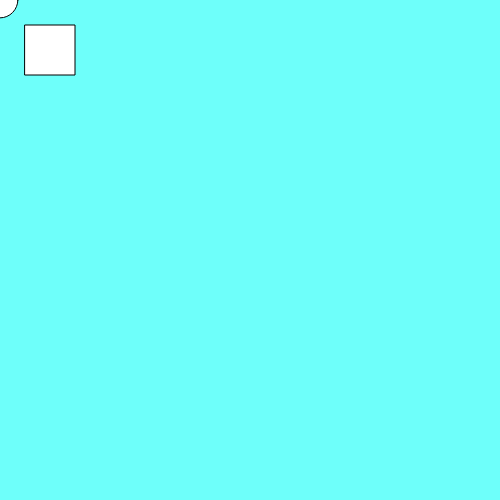
Frame 1 (no input)
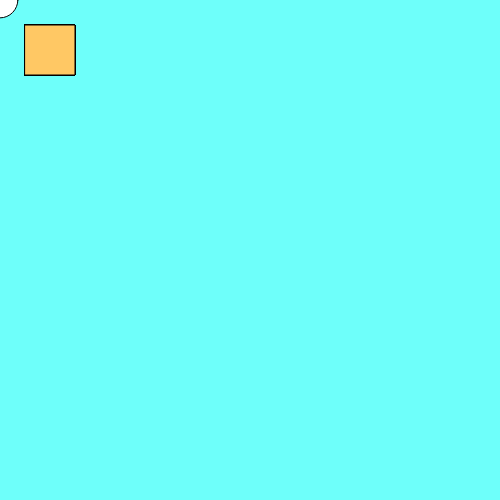
Frame 60 (no input)
Frame 120 (the mouse pressed at the canvas centre since frame 60): identical to frame 60, image omitted

The p5.js sketch that drew these frames (run headless with seeded random() and noise() and a simulated clock; from frame 60 on, the mouse is pressed at the canvas centre):

// p5.js sketch
// ── sketch.js
function setup(){
    createCanvas(500, 500)
background(110, 800, 250)
var button = createButton("RESET")
    button.position(8, 507);
    button.mousePressed(setup);
var button = createButton("ELLIPSE")
    button.position(68, 507);
    mouseDragged()
var button = createButton("SQUARE")
    button.position(138, 507);
}   
function mouseDragged() {
    ellipse(mouseX, mouseY, random([50], [100]));
    return false;
}
function draw() {
    rect(25, 25, 50, 50);
    fill(500, 200, 100);
}

    // function drawSquareClicked() {
    //     drawSquare(mouseX, mouseY, random([50], [100]));
    //     return false;
    // }
// ── intro.html
<!DOCTYPE html>
<html lang="en">
<head>
    <meta charset="UTF-8">
    <meta name="viewport" content="width=device-width, initial-scale=1.0">
    <meta http-equiv="X-UA-Compatible" content="ie=edge">
    <script src="https://cdnjs.cloudflare.com/ajax/libs/p5.js/0.9.0/p5.min.js" 
    integrity="sha256-WVsM3xrcqyuFNF3W1qtIKbHFsD0977nDQA8DCMp1zCw=" 
    crossorigin="anonymous"
    ></script>
<script src="intro.js"></script>
    <title>P5 Introduction</title>
    <script type="text/javascript" src="intro.js"></script>
</head>
<body>
    
</body>
</html>
// ── intro.js
function setup(){
createCanvas(500, 500)
background(110, 900, 130)
}

function draw(){
circle(250, 250, 250)

}
